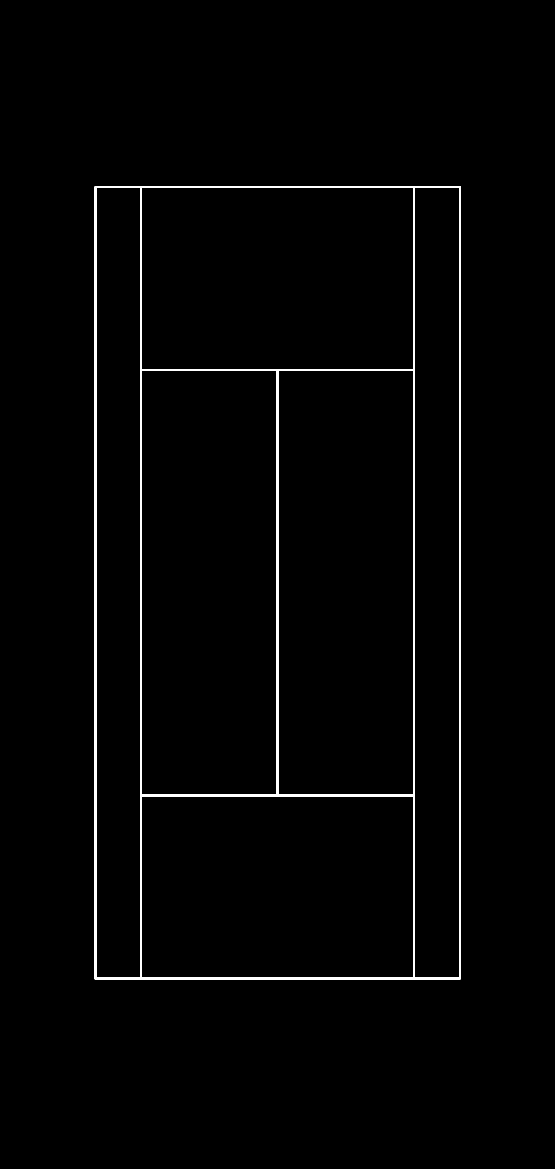
#> input picture court_configurations/court_reference.png, 1665 x 3506 px (shown at 1/3 size)
$ python court_reference.py
#> lines starting #> are read from the running program, lines starting #| are printed output that depends on the picture; after the words box and inside, x2 and y2 are one past the last pixel; in counts of white or black regions, pixels touching at a corner belong together
import cv2
import numpy as np
import matplotlib.pyplot as plt


class CourtReference:
    """
    Court reference model
    """
    def __init__(self):
        self.baseline_top = ((286, 561), (1379, 561))
        self.baseline_bottom = ((286, 2935), (1379, 2935))
        self.net = ((286, 1748), (1379, 1748))
        self.left_court_line = ((286, 561), (286, 2935))
        self.right_court_line = ((1379, 561), (1379, 2935))
        self.left_inner_line = ((423, 561), (423, 2935))
        self.right_inner_line = ((1242, 561), (1242, 2935))
        self.middle_line = ((832, 1110), (832, 2386))
        self.top_inner_line = ((423, 1110), (1242, 1110))
        self.bottom_inner_line = ((423, 2386), (1242, 2386))
        self.top_extra_part = (832.5, 580)
        self.bottom_extra_part = (832.5, 2910)

        self.court_conf = {1: [*self.baseline_top, *self.baseline_bottom],
                           2: [self.left_inner_line[0], self.right_inner_line[0], self.left_inner_line[1],
                               self.right_inner_line[1]],
                           3: [self.left_inner_line[0], self.right_court_line[0], self.left_inner_line[1],
                               self.right_court_line[1]],
                           4: [self.left_court_line[0], self.right_inner_line[0], self.left_court_line[1],
                               self.right_inner_line[1]],
                           5: [*self.top_inner_line, *self.bottom_inner_line],
                           6: [*self.top_inner_line, self.left_inner_line[1], self.right_inner_line[1]],
                           7: [self.left_inner_line[0], self.right_inner_line[0], *self.bottom_inner_line],
                           8: [self.right_inner_line[0], self.right_court_line[0], self.right_inner_line[1],
                               self.right_court_line[1]],
                           9: [self.left_court_line[0], self.left_inner_line[0], self.left_court_line[1],
                               self.left_inner_line[1]],
                           10: [self.top_inner_line[0], self.middle_line[0], self.bottom_inner_line[0],
                                self.middle_line[1]],
                           11: [self.middle_line[0], self.top_inner_line[1], self.middle_line[1],
                                self.bottom_inner_line[1]],
                           12: [*self.bottom_inner_line, self.left_inner_line[1], self.right_inner_line[1]]}
        self.line_width = 2
        self.court_width = 1117
        self.court_height = 2408
        self.top_bottom_border = 549
        self.right_left_border = 274
        self.court_total_width = self.court_width + self.right_left_border * 2
        self.court_total_height = self.court_height + self.top_bottom_border * 2

        self.court = cv2.cvtColor(cv2.imread('court_configurations/court_reference.png'), cv2.COLOR_BGR2GRAY)
#> self.court: shape (3506, 1665); 1.2% white; 1 white region, box (x1, y1, x2, y2) and area: (284, 559, 1382, 2938) 72855

    def build_court_reference(self):
        """
        Create court reference image using the lines positions
        """
        court = np.zeros((self.court_height + 2 * self.top_bottom_border, self.court_width + 2 * self.right_left_border), dtype=np.uint8)
        cv2.line(court, *self.baseline_top, 1, self.line_width)
        cv2.line(court, *self.baseline_bottom, 1, self.line_width)
        # cv2.line(court, *self.net, 1, self.line_width)
        cv2.line(court, *self.top_inner_line, 1, self.line_width)
        cv2.line(court, *self.bottom_inner_line, 1, self.line_width)
        cv2.line(court, *self.left_court_line, 1, self.line_width)
        cv2.line(court, *self.right_court_line, 1, self.line_width)
        cv2.line(court, *self.left_inner_line, 1, self.line_width)
        cv2.line(court, *self.right_inner_line, 1, self.line_width)
        cv2.line(court, *self.middle_line, 1, self.line_width)
        court = cv2.dilate(court, np.ones((5, 5), dtype=np.uint8))
        plt.imsave('court_configurations/court_reference.png', court, cmap='gray')
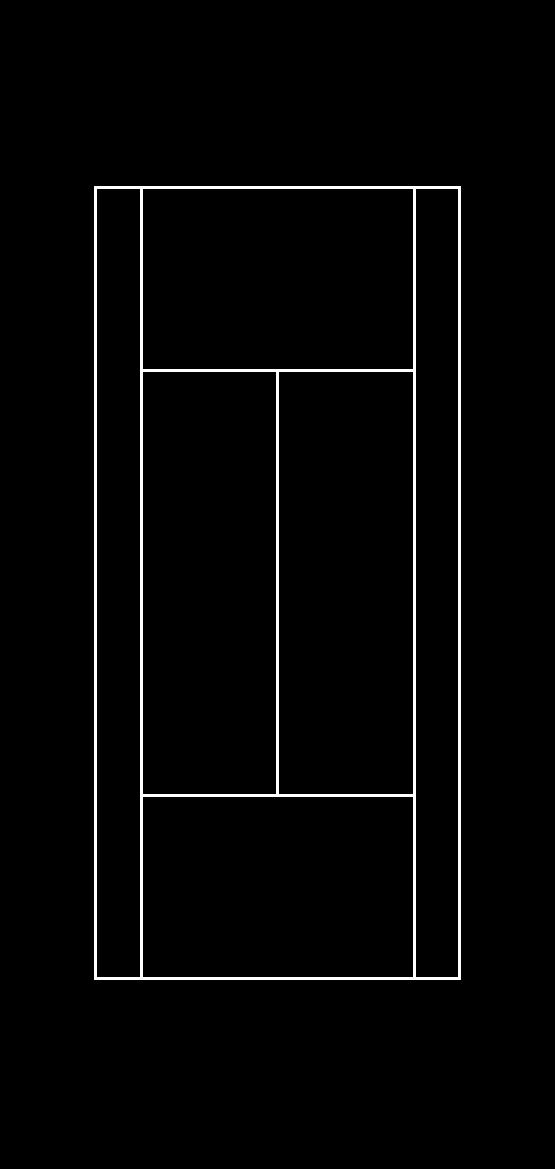
#> saved as court_reference.png: shape (3506, 1665, 3) (shown at 1/3 size); 1.7% white; 1 white region, box (x1, y1, x2, y2) and area: (283, 558, 1383, 2939) 101923
        self.court = court
        return court

    def get_important_lines(self):
        """
        Returns all lines of the court
        """
        lines = [*self.baseline_top, *self.baseline_bottom, *self.net, *self.left_court_line, *self.right_court_line,
                 *self.left_inner_line, *self.right_inner_line, *self.middle_line,
                 *self.top_inner_line, *self.bottom_inner_line]
        return lines

    def get_extra_parts(self):
        parts = [self.top_extra_part, self.bottom_extra_part]
        return parts

    def save_all_court_configurations(self):
        """
        Create all configurations of 4 points on court reference
        """
        for i, conf in self.court_conf.items():
            c = cv2.cvtColor(255 - self.court, cv2.COLOR_GRAY2BGR)
            for p in conf:
                c = cv2.circle(c, p, 15, (0, 0, 255), 30)
            cv2.imwrite(f'court_configurations/court_conf_{i}.png', c)

    def get_court_mask(self, mask_type=0):
        """
        Get mask of the court
        """
        mask = np.ones_like(self.court)
        if mask_type == 1:  # Bottom half court
            mask[:self.net[0][1] - 1000, :] = 0
        elif mask_type == 2:  # Top half court
            mask[self.net[0][1]:, :] = 0
        elif mask_type == 3: # court without margins
            mask[:self.baseline_top[0][1], :] = 0
            mask[self.baseline_bottom[0][1]:, :] = 0
            mask[:, :self.left_court_line[0][0]] = 0
            mask[:, self.right_court_line[0][0]:] = 0
        return mask


if __name__ == '__main__':
    c = CourtReference()
    c.build_court_reference()
